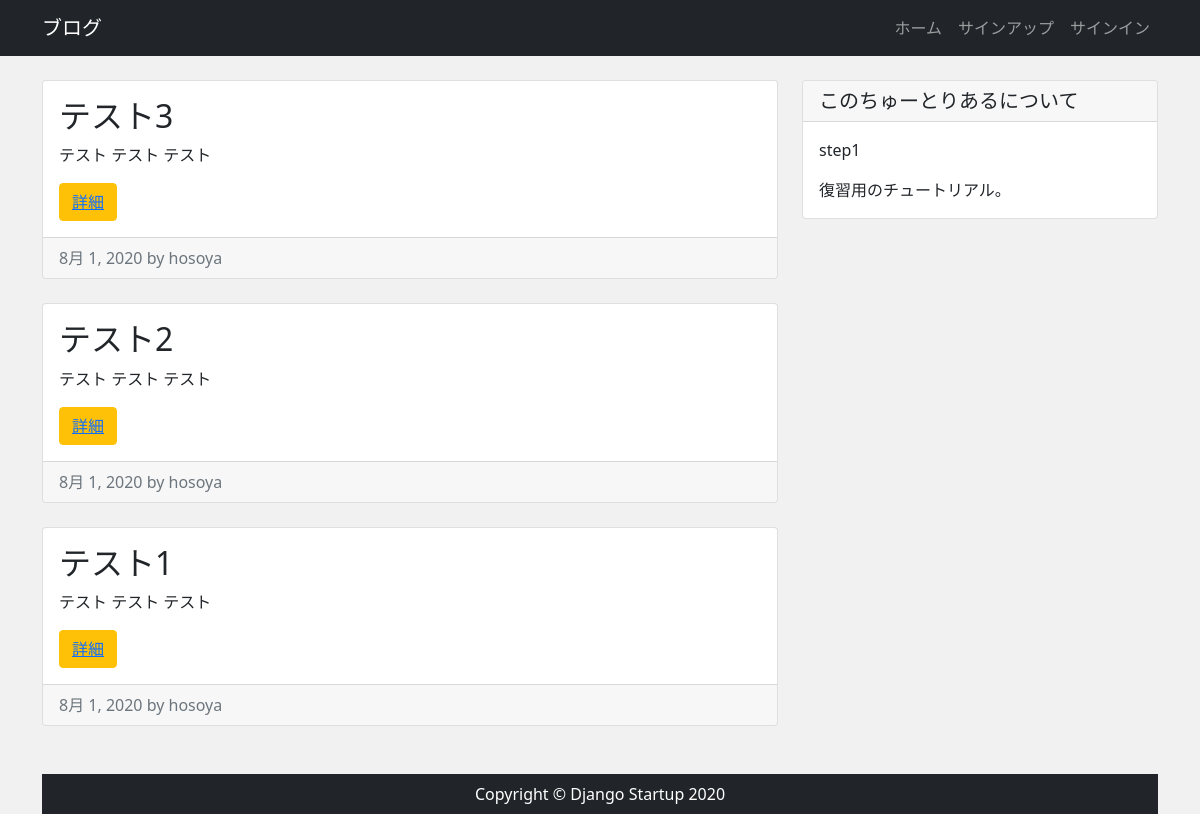
The app's page /, older data.
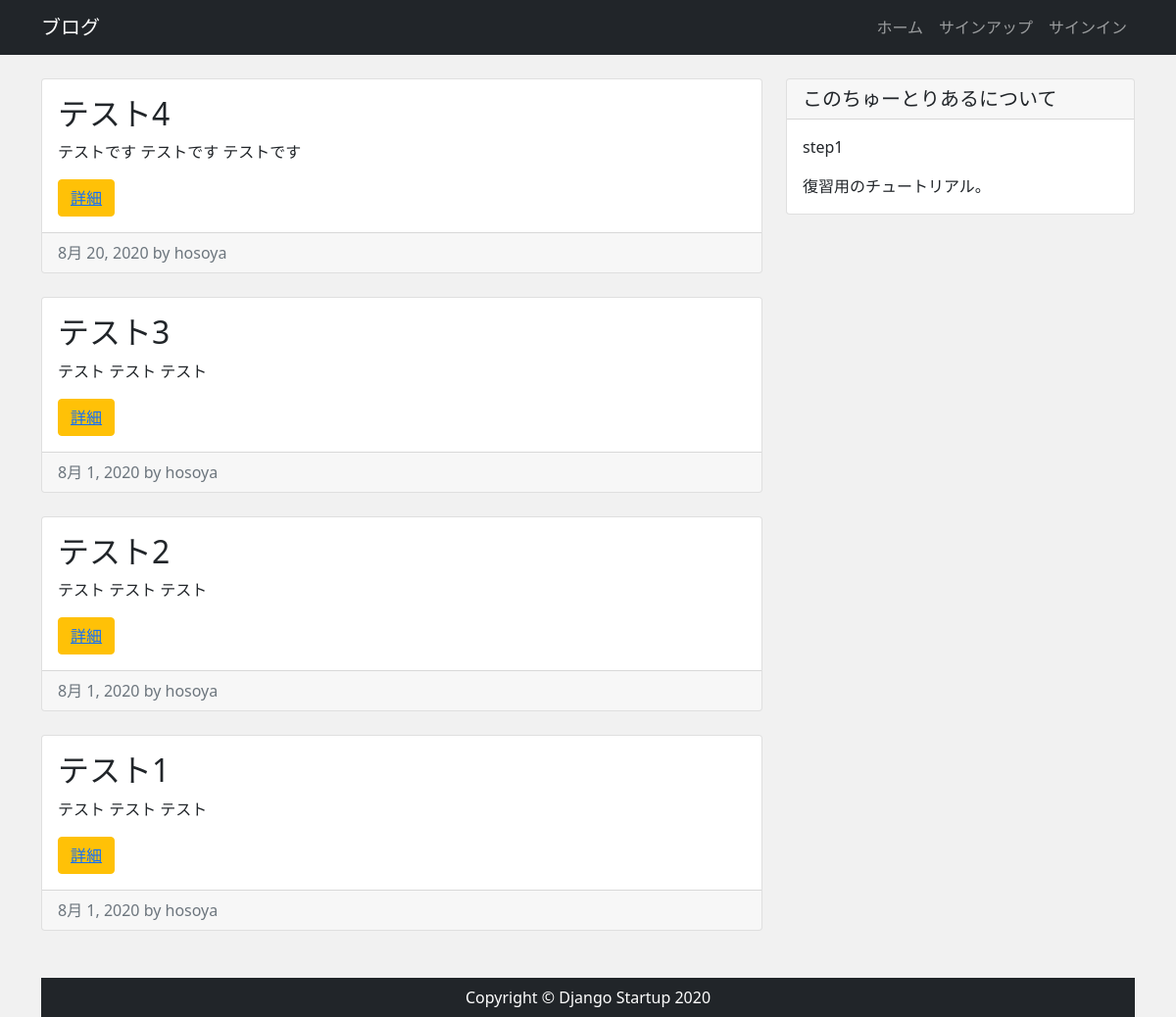
The same page, newer data.
### blog/models.py (models this page shows, shortened)
class Post(models.Model):
    author = models.ForeignKey(settings.AUTH_USER_MODEL, on_delete=models.CASCADE)
    title = models.CharField("タイトル", max_length=200)
    content = models.TextField("本文")
    created = models.DateTimeField("作成日", default=timezone.now)

### blog/views.py (the view)
# urls.py: path('', views.IndexView.as_view(), name='index'),
class IndexView(View):
	def get(self, request, *args, **kwargs):
		post_data = Post.objects.order_by('-id')
		return render(request, 'blog/index.html', {
		'post_data' : post_data
        })

### blog/templates/blog/index.html
{% extends "blog/base.html" %}
{% block content %}
<div class="row my-4">
    <div class="col-md-8">
        {% for post in post_data %}
            <div class="card mb-4">
                <div class="card-body">
                    <h2 class="car-title">{{ post.title }}</h2>
                    <p class="card-text">{{ post.content|truncatechars:100 }}</p>
                    <div class="btn btn-warning">
                        <a href="{% url 'post_detail' post.id %}" class="stretched-link">
                            詳細
                        </a>
                    </div>
                </div>
                <div class="card-footer text-muted">
                    {{ post.created|date }} by {{ post.author }}
                </div>
            </div>
        {% endfor %}
    </div>
    <div class="col-md-4">
        <div class="card">
            <h5 class="card-header">このちゅーとりあるについて</h5>
            <div class="card-body">
                <p>step1</p>
                <p class="mb-0">
                    復習用のチュートリアル。
                </p>
            </div>
        </div>
    </div>
</div>
{% endblock %}

Row changes from the older to the newer data that the page shows:
added Post: title "テスト4", content "テストです テストです テストです", created "8月 20, 2020", author "hosoya"
